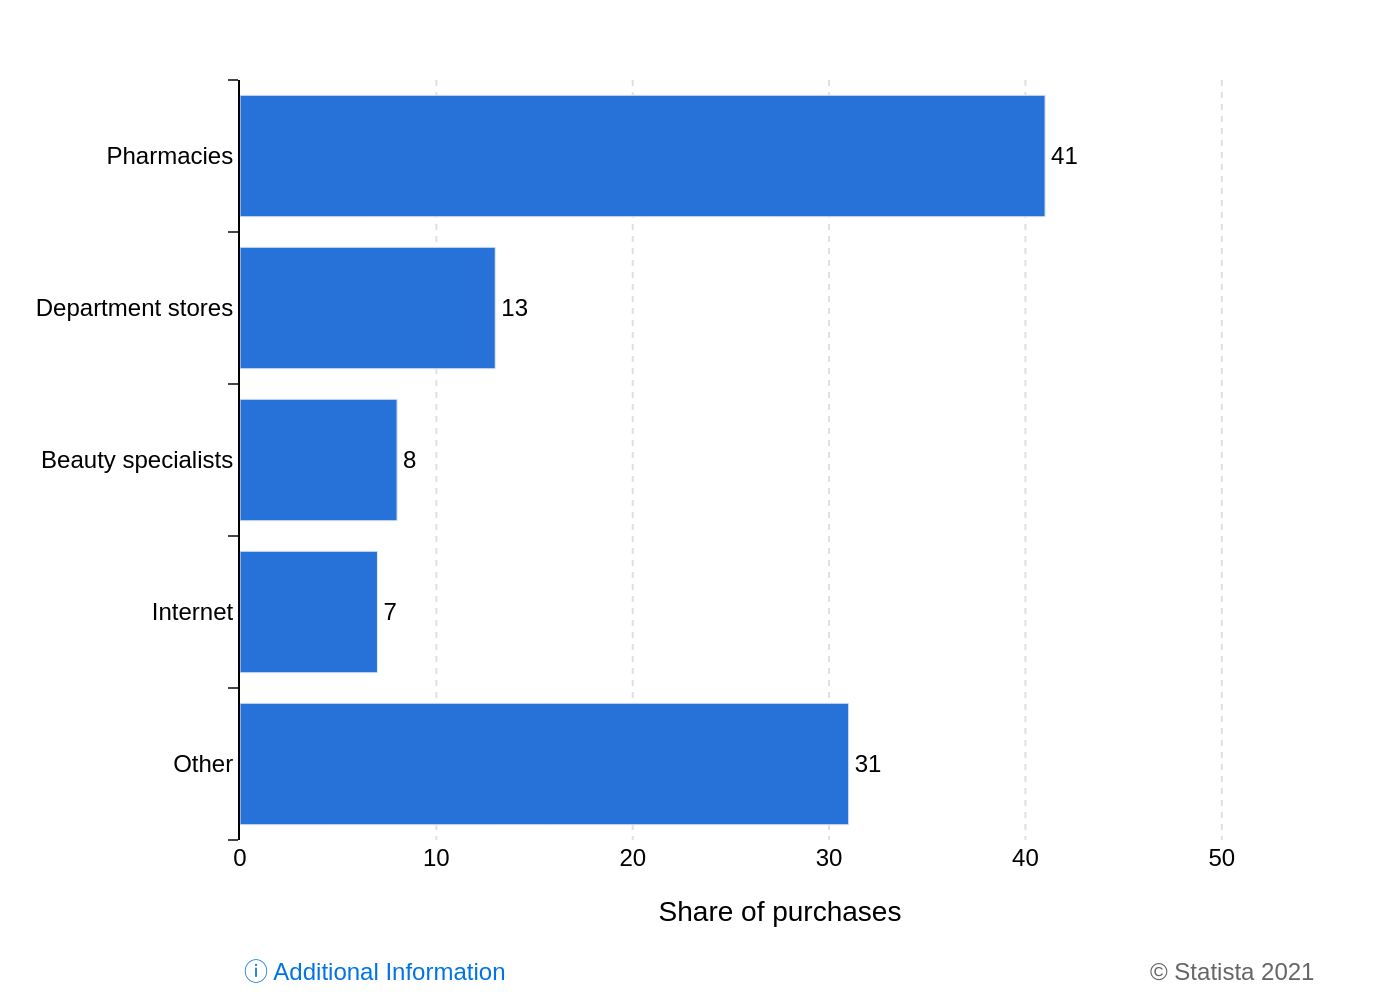

This chart was generated by the following Python code:
import sys
import json
from pathlib import Path
import plotly.graph_objects as go

if len(sys.argv) != 2:
    print("Usage: python <script_name>.py <json_file_path>")
    sys.exit(1)

json_path_str = sys.argv[1]
json_path = Path(json_path_str)
output_filename = f"{json_path.stem}.png"

with open(json_path, 'r', encoding='utf-8') as f:
    config = json.load(f)

chart_data = config['chart_data']
texts = config['texts']
colors = config['colors']

categories = [item['category'] for item in chart_data]
values = [item['value'] for item in chart_data]

# Reverse data for correct top-to-bottom display in Plotly
categories_reversed = categories[::-1]
values_reversed = values[::-1]

fig = go.Figure()

fig.add_trace(go.Bar(
    y=categories_reversed,
    x=values_reversed,
    orientation='h',
    marker=dict(color=colors[0]),
    text=values_reversed,
    textposition='outside',
    texttemplate='%{text}',
    cliponaxis=False,
    hoverinfo='none'
))

fig.update_layout(
    font=dict(family="Arial", size=12, color="black"),
    plot_bgcolor='white',
    paper_bgcolor='white',
    showlegend=False,
    margin=dict(l=120, r=40, t=40, b=80),
    xaxis=dict(
        title=texts.get('x_axis_title'),
        title_font=dict(size=14),
        showgrid=True,
        gridcolor='#e0e0e0',
        gridwidth=1,
        griddash='dot',
        zeroline=False,
        showline=False,
        ticks='',
        range=[0, 55]
    ),
    yaxis=dict(
        showgrid=False,
        showline=True,
        linecolor='black',
        linewidth=1,
        ticks='outside',
        tickson='boundaries',
        categoryorder='array',
        categoryarray=categories_reversed
    ),
    annotations=[
        dict(
            xref='paper', yref='paper',
            x=0, y=-0.15,
            xanchor='left', yanchor='top',
            text=f"ⓘ {texts.get('note', '')}" if texts.get('note') else "",
            showarrow=False,
            font=dict(size=12, color="#0073e5")
        ),
        dict(
            xref='paper', yref='paper',
            x=1.0, y=-0.15,
            xanchor='right', yanchor='top',
            text=texts.get('source', ''),
            showarrow=False,
            font=dict(size=12, color="#666666")
        )
    ]
)

fig.update_traces(textfont=dict(family="Arial", size=12, color='black'))

fig.write_image(output_filename, scale=2)
